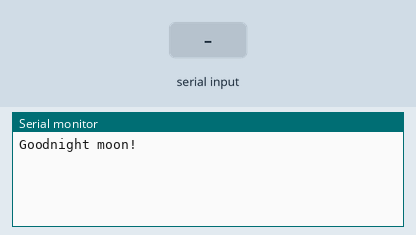
Simulated run of this sketch. Board: Arduino Uno, built with avr-gcc and run on an emulated ATmega328P. Shown: the last lines printed to the serial monitor. Inputs (shaded band) come from the test bench.

Above: at 1.2 s.
1.3 s: "1" received over the second serial link
At 2.0 s:
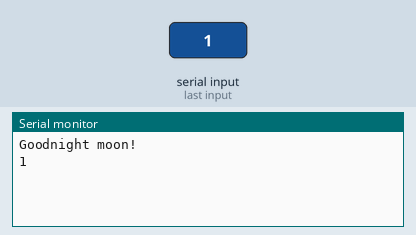
2.8 s: "0" received over the second serial link
At 3.1 s:
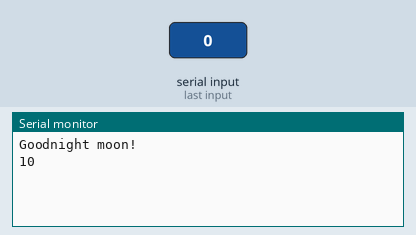

Measured:
- after the input at 1.3 s, the serial monitor: prints a new line at once (image 1)
- after the input at 2.8 s, the serial monitor: prints a new line at once (image 2)

The sketch:

sketch_jun08a.ino
```cpp
#include <SoftwareSerial.h>
SoftwareSerial mySerial(10, 11); // RX, TX*/

void setup()
{
  // Инициализируем последовательный интерфейс и ждем открытия порта:
  Serial.begin(9600);
  Serial.println("Goodnight moon!");

  // устанавливаем скорость передачи данных для последовательного порта, созданного
  // библиотекой SoftwareSerial
  mySerial.begin(9600);
  mySerial.println("Hello, world?");
}

void loop() // выполняется циклически
{
  if (mySerial.available())
    Serial.write(mySerial.read());
  if (Serial.available())
    mySerial.write(Serial.read());
}
```
